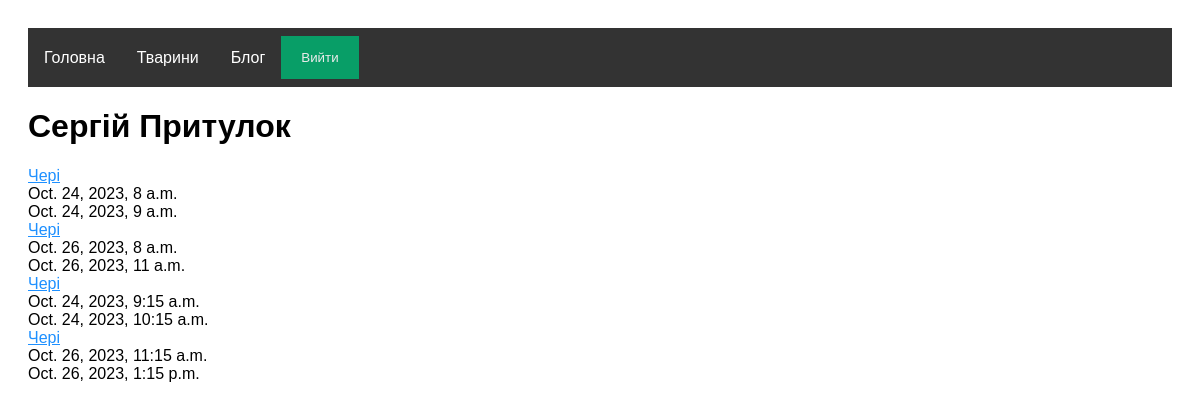
Before: /user/history (signed in) with the older database file.
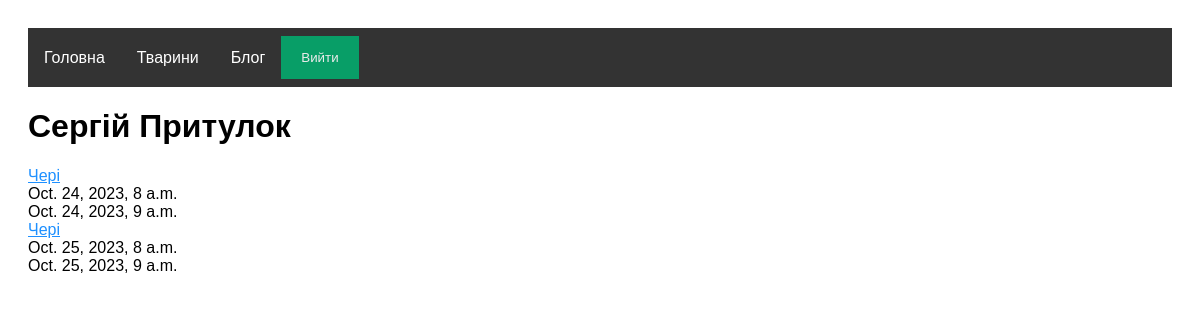
After: the same page with the newer database file.
### animals/models.py (models this page shows)
class Schedule(models.Model):
    start_time = models.DateTimeField()
    end_time = models.DateTimeField()
    animal_id = models.ForeignKey(Animal, on_delete=models.CASCADE)
    user_id = models.ForeignKey(User, on_delete=models.CASCADE)

class Animal(models.Model):
    name = models.CharField(max_length=100)
    sex = models.BooleanField()
    age = models.IntegerField()
    breed = models.CharField(max_length=200)
    availability = models.BooleanField()
    description = models.TextField()
    healthy = models.BooleanField()
    animal_type = models.ForeignKey(AnimalType, on_delete=models.CASCADE)

### user/views.py (the view)
# urls.py: path('user/history', views.get_user_history, name='get_user_history'),
def get_user_history(request):
    if request.user.is_authenticated:
        all_appointments = animals.models.Schedule.objects.all().filter(user_id_id=request.user.id)
        return render(request, 'user/user_history.html', {'all_appointments':all_appointments})
    else:
        return redirect('/login')

### templates/user/user_history.html
{% extends 'base.html' %}
{% block content %}
    {% for appointment in all_appointments %}
        <a href="/animal/{{ appointment.animal_id }}">{{ appointment.animal_id.name }}</a> <br>
        {{ appointment.start_time }}<br>
        {{ appointment.end_time }}<br>
    {% endfor %}
{% endblock %}

### templates/base.html (shortened to what this page needs)
<!doctype html>
{% load static %}
<link rel="stylesheet" href={% static "css/styles.css" %}>
<link rel="stylesheet" href="https://cdnjs.cloudflare.com/ajax/libs/font-awesome/4.7.0/css/font-awesome.min.css">
<body>
<nav class="nav-container" style="display: flex; background-color: #333; align-items: center">
    <div class="navbar">
        <a href="/">Головна</a>
    </div>
    <div class="navbar">
        <a href="/animals">Тварини</a>
    </div>
    <div class="navbar">
        <a href="/blog">Блог</a>
    </div>
    {% if user.is_authenticated %}
        <div class="navbar">
            <form method="post" action="/logout">
                <button type="submit">Вийти</button>
            </form>
        </div>
    {% endif %}
</nav>
<h1>Сергій Притулок</h1>
<section class="content">
    {% block content %}{% endblock %}
</section>
</body>

### static/css/styles.css (style rules this page uses)
* { box-sizing: border-box; }
a { color: dodgerblue; }
.navbar { overflow: hidden; background-color: #333; }
.navbar a { float: left; font-size: 16px; color: white; text-align: center; padding: 14px 16px; text-decoration: none; }
body { font-family: Arial; padding: 20px; }
button { background-color: #04AA6D; color: white; padding: 14px 20px; margin: 8px 0; border: none; cursor: pointer; width: 100%; opacity: 0.9; }
body { background: white !important; }
nav.nav-container { background: #000; }

Changed rows visible on the page:
removed Schedule: animal_id.name "Чері", start_time "Oct. 26, 2023, 8 a.m.", end_time "Oct. 26, 2023, 11 a.m."
removed Schedule: animal_id.name "Чері", start_time "Oct. 24, 2023, 9:15 a.m.", end_time "Oct. 24, 2023, 10:15 a.m."
removed Schedule: animal_id.name "Чері", start_time "Oct. 26, 2023, 11:15 a.m.", end_time "Oct. 26, 2023, 1:15 p.m."
added Schedule: animal_id.name "Чері", start_time "Oct. 25, 2023, 8 a.m.", end_time "Oct. 25, 2023, 9 a.m."
